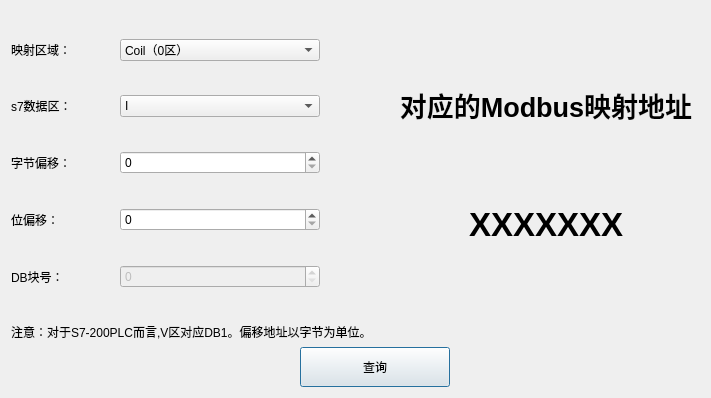
<?xml version="1.0" encoding="UTF-8"?>
<ui version="4.0">
 <class>DialogMosbusMapCheck</class>
 <widget class="QDialog" name="DialogMosbusMapCheck">
  <property name="geometry">
   <rect>
    <x>0</x>
    <y>0</y>
    <width>711</width>
    <height>398</height>
   </rect>
  </property>
  <property name="windowTitle">
   <string>Dialog</string>
  </property>
  <layout class="QGridLayout" name="gridLayout">
   <item row="0" column="0" colspan="3">
    <layout class="QHBoxLayout" name="horizontalLayout_6">
     <item>
      <layout class="QVBoxLayout" name="verticalLayout">
       <item>
        <layout class="QHBoxLayout" name="horizontalLayout">
         <item>
          <widget class="QLabel" name="label_3">
           <property name="minimumSize">
            <size>
             <width>50</width>
             <height>0</height>
            </size>
           </property>
           <property name="maximumSize">
            <size>
             <width>300</width>
             <height>16777215</height>
            </size>
           </property>
           <property name="text">
            <string>映射区域：</string>
           </property>
          </widget>
         </item>
         <item>
          <widget class="QComboBox" name="cBOox_Modbus_DataRegion">
           <property name="minimumSize">
            <size>
             <width>200</width>
             <height>0</height>
            </size>
           </property>
           <property name="maximumSize">
            <size>
             <width>200</width>
             <height>16777215</height>
            </size>
           </property>
           <item>
            <property name="text">
             <string>Coil（0区）</string>
            </property>
           </item>
           <item>
            <property name="text">
             <string>InputCoil（1区）</string>
            </property>
           </item>
           <item>
            <property name="text">
             <string>InputRegsiter（3区）</string>
            </property>
           </item>
           <item>
            <property name="text">
             <string>HoldingRegsiter（4区）</string>
            </property>
           </item>
          </widget>
         </item>
        </layout>
       </item>
       <item>
        <layout class="QHBoxLayout" name="horizontalLayout_2">
         <item>
          <widget class="QLabel" name="label_6">
           <property name="minimumSize">
            <size>
             <width>50</width>
             <height>0</height>
            </size>
           </property>
           <property name="maximumSize">
            <size>
             <width>300</width>
             <height>16777215</height>
            </size>
           </property>
           <property name="text">
            <string>s7数据区：</string>
           </property>
          </widget>
         </item>
         <item>
          <widget class="QComboBox" name="cBOox_S7Plc_DataRegion">
           <property name="minimumSize">
            <size>
             <width>200</width>
             <height>0</height>
            </size>
           </property>
           <property name="maximumSize">
            <size>
             <width>200</width>
             <height>16777215</height>
            </size>
           </property>
           <property name="currentIndex">
            <number>0</number>
           </property>
           <item>
            <property name="text">
             <string>I</string>
            </property>
           </item>
           <item>
            <property name="text">
             <string>Q</string>
            </property>
           </item>
           <item>
            <property name="text">
             <string>M</string>
            </property>
           </item>
           <item>
            <property name="text">
             <string>DB</string>
            </property>
           </item>
           <item>
            <property name="text">
             <string>S7200-S</string>
            </property>
           </item>
           <item>
            <property name="text">
             <string>S7200-SM</string>
            </property>
           </item>
           <item>
            <property name="text">
             <string>S7200-AI</string>
            </property>
           </item>
           <item>
            <property name="text">
             <string>S7200-AQ</string>
            </property>
           </item>
           <item>
            <property name="text">
             <string>S7300-PW</string>
            </property>
           </item>
          </widget>
         </item>
        </layout>
       </item>
       <item>
        <layout class="QHBoxLayout" name="horizontalLayout_3">
         <item>
          <widget class="QLabel" name="label_8">
           <property name="minimumSize">
            <size>
             <width>50</width>
             <height>0</height>
            </size>
           </property>
           <property name="maximumSize">
            <size>
             <width>300</width>
             <height>16777215</height>
            </size>
           </property>
           <property name="text">
            <string>字节偏移：</string>
           </property>
          </widget>
         </item>
         <item>
          <widget class="QSpinBox" name="spBoxByteMove">
           <property name="minimumSize">
            <size>
             <width>200</width>
             <height>0</height>
            </size>
           </property>
           <property name="maximumSize">
            <size>
             <width>200</width>
             <height>16777215</height>
            </size>
           </property>
           <property name="maximum">
            <number>65535</number>
           </property>
          </widget>
         </item>
        </layout>
       </item>
       <item>
        <layout class="QHBoxLayout" name="horizontalLayout_4">
         <item>
          <widget class="QLabel" name="label_4">
           <property name="minimumSize">
            <size>
             <width>50</width>
             <height>0</height>
            </size>
           </property>
           <property name="maximumSize">
            <size>
             <width>300</width>
             <height>16777215</height>
            </size>
           </property>
           <property name="text">
            <string>位偏移：</string>
           </property>
          </widget>
         </item>
         <item>
          <widget class="QSpinBox" name="spBoxBitMove">
           <property name="minimumSize">
            <size>
             <width>200</width>
             <height>0</height>
            </size>
           </property>
           <property name="maximumSize">
            <size>
             <width>200</width>
             <height>16777215</height>
            </size>
           </property>
           <property name="maximum">
            <number>27</number>
           </property>
          </widget>
         </item>
        </layout>
       </item>
       <item>
        <layout class="QHBoxLayout" name="horizontalLayout_5">
         <item>
          <widget class="QLabel" name="label_7">
           <property name="minimumSize">
            <size>
             <width>50</width>
             <height>0</height>
            </size>
           </property>
           <property name="maximumSize">
            <size>
             <width>300</width>
             <height>16777215</height>
            </size>
           </property>
           <property name="text">
            <string>DB块号：</string>
           </property>
          </widget>
         </item>
         <item>
          <widget class="QSpinBox" name="spBoxDBBlock">
           <property name="enabled">
            <bool>false</bool>
           </property>
           <property name="minimumSize">
            <size>
             <width>200</width>
             <height>0</height>
            </size>
           </property>
           <property name="maximumSize">
            <size>
             <width>200</width>
             <height>16777215</height>
            </size>
           </property>
           <property name="maximum">
            <number>65535</number>
           </property>
          </widget>
         </item>
        </layout>
       </item>
      </layout>
     </item>
     <item>
      <widget class="QLabel" name="label">
       <property name="minimumSize">
        <size>
         <width>30</width>
         <height>30</height>
        </size>
       </property>
       <property name="maximumSize">
        <size>
         <width>60</width>
         <height>60</height>
        </size>
       </property>
       <property name="text">
        <string/>
       </property>
       <property name="pixmap">
        <pixmap resource="../icon.qrc">:/image/icon/shuangxiangjiantou.png</pixmap>
       </property>
       <property name="scaledContents">
        <bool>true</bool>
       </property>
       <property name="alignment">
        <set>Qt::AlignCenter</set>
       </property>
      </widget>
     </item>
     <item>
      <layout class="QVBoxLayout" name="verticalLayout_2">
       <item>
        <spacer name="verticalSpacer_2">
         <property name="orientation">
          <enum>Qt::Vertical</enum>
         </property>
         <property name="sizeHint" stdset="0">
          <size>
           <width>20</width>
           <height>40</height>
          </size>
         </property>
        </spacer>
       </item>
       <item>
        <widget class="QLabel" name="labMessage2">
         <property name="font">
          <font>
           <pointsize>20</pointsize>
           <weight>75</weight>
           <bold>true</bold>
          </font>
         </property>
         <property name="text">
          <string>对应的Modbus映射地址</string>
         </property>
         <property name="alignment">
          <set>Qt::AlignCenter</set>
         </property>
        </widget>
       </item>
       <item>
        <spacer name="verticalSpacer">
         <property name="orientation">
          <enum>Qt::Vertical</enum>
         </property>
         <property name="sizeHint" stdset="0">
          <size>
           <width>20</width>
           <height>40</height>
          </size>
         </property>
        </spacer>
       </item>
       <item>
        <widget class="QLabel" name="labNumAddr">
         <property name="font">
          <font>
           <pointsize>25</pointsize>
           <weight>75</weight>
           <bold>true</bold>
          </font>
         </property>
         <property name="text">
          <string>XXXXXXX</string>
         </property>
         <property name="alignment">
          <set>Qt::AlignCenter</set>
         </property>
        </widget>
       </item>
       <item>
        <spacer name="verticalSpacer_3">
         <property name="orientation">
          <enum>Qt::Vertical</enum>
         </property>
         <property name="sizeHint" stdset="0">
          <size>
           <width>20</width>
           <height>40</height>
          </size>
         </property>
        </spacer>
       </item>
      </layout>
     </item>
    </layout>
   </item>
   <item row="1" column="0" colspan="2">
    <widget class="QLabel" name="labMessage">
     <property name="text">
      <string>注意：对于S7-200PLC而言,V区对应DB1。偏移地址以字节为单位。</string>
     </property>
    </widget>
   </item>
   <item row="2" column="0">
    <spacer name="horizontalSpacer">
     <property name="orientation">
      <enum>Qt::Horizontal</enum>
     </property>
     <property name="sizeHint" stdset="0">
      <size>
       <width>283</width>
       <height>20</height>
      </size>
     </property>
    </spacer>
   </item>
   <item row="2" column="1">
    <widget class="QPushButton" name="pushButton">
     <property name="minimumSize">
      <size>
       <width>150</width>
       <height>40</height>
      </size>
     </property>
     <property name="text">
      <string>查询</string>
     </property>
    </widget>
   </item>
   <item row="2" column="2">
    <spacer name="horizontalSpacer_2">
     <property name="orientation">
      <enum>Qt::Horizontal</enum>
     </property>
     <property name="sizeHint" stdset="0">
      <size>
       <width>242</width>
       <height>20</height>
      </size>
     </property>
    </spacer>
   </item>
  </layout>
 </widget>
 <resources>
  <include location="../icon.qrc"/>
 </resources>
 <connections/>
</ui>
